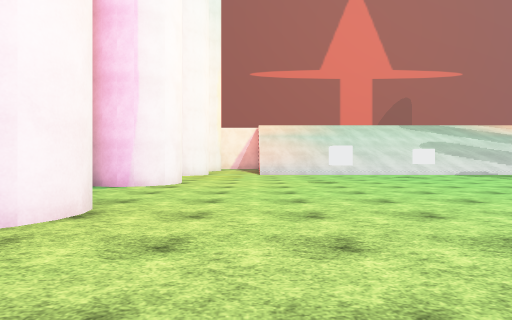
View 1 (above)

24 first-person views from a walk through a 3-D level made in the Unity game engine. The camera is 1.2 m above the floor, looks level and sees 75° across. The floor is counted in squares, 2 m on a side. Each view is taken from the middle of a square. On the plan, view 1 faces up. The plan holds only what a view shows up to about 10 squares ahead; the rest is blank. The place goes on beyond the plan. The player character is not drawn. Some surface patterns are stand-ins.

View 2
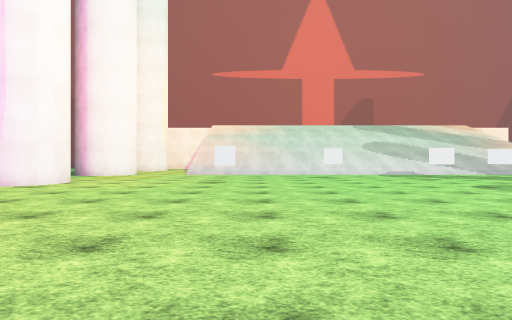

View 3
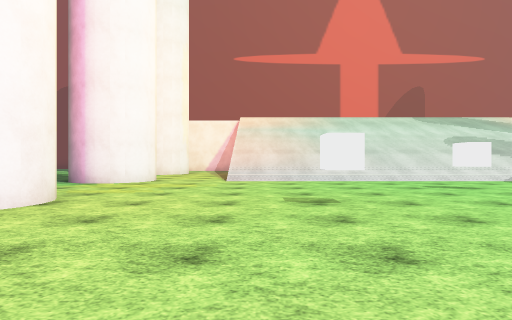

View 4
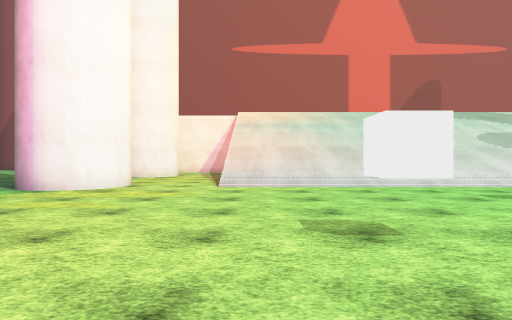

View 5
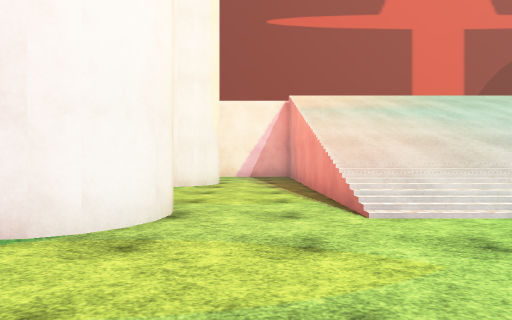

View 6
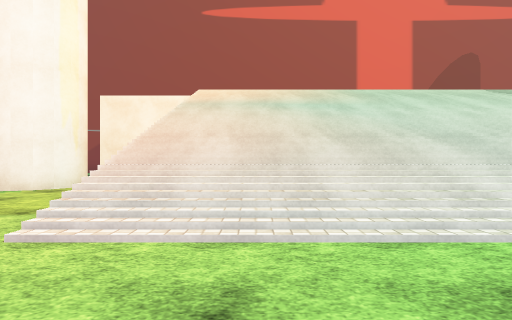

View 7
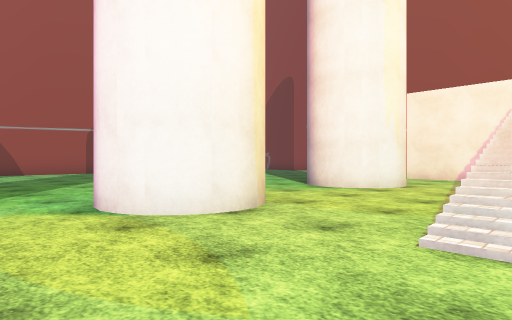

View 8
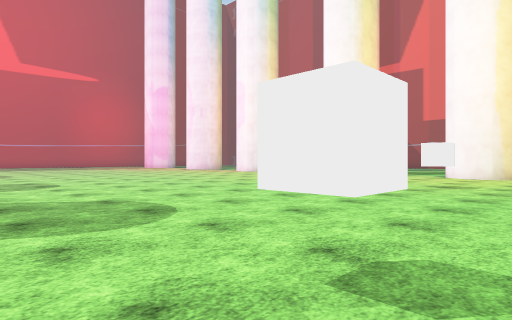

View 9
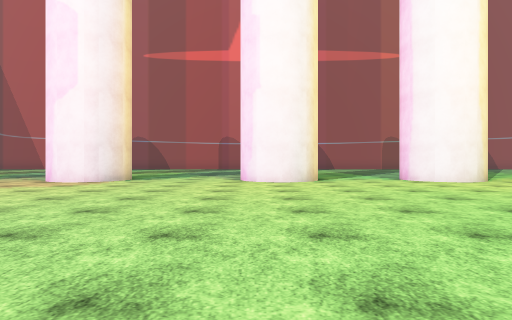

View 10
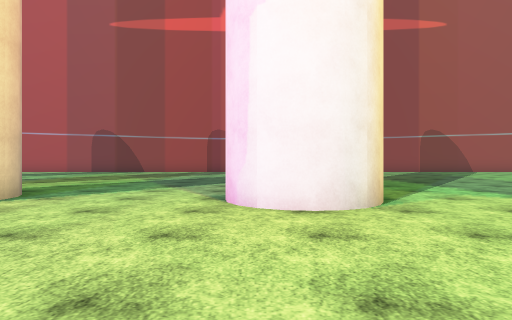

View 11
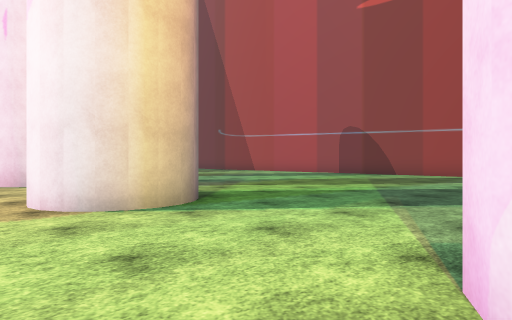

View 12
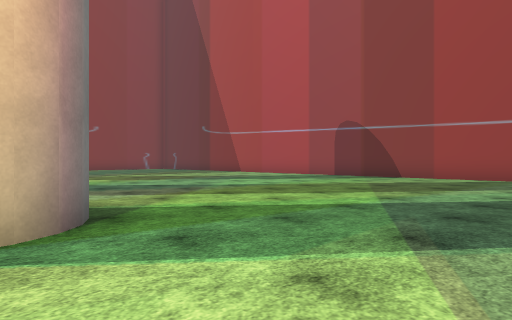

View 13
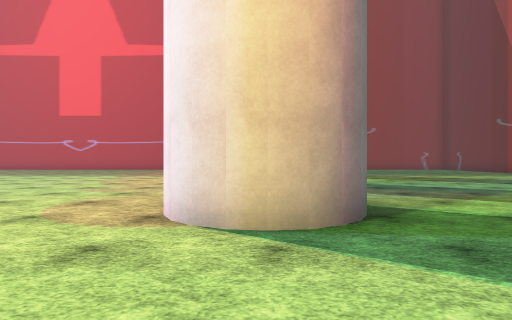

View 14
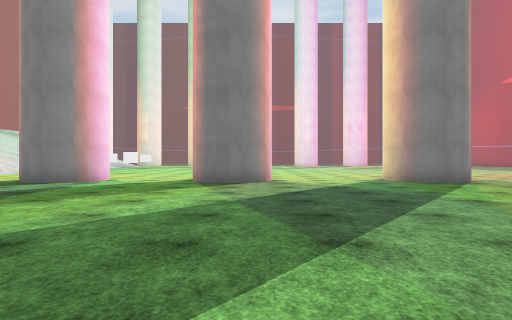

View 15
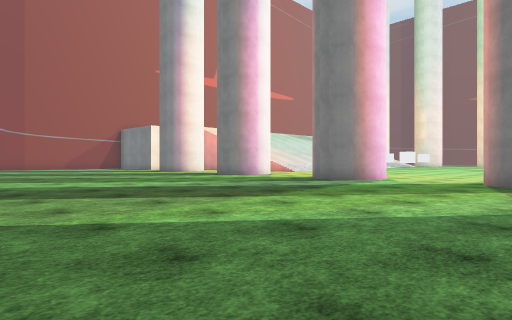

View 16
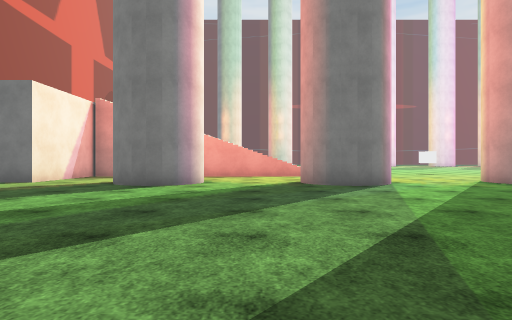

View 17
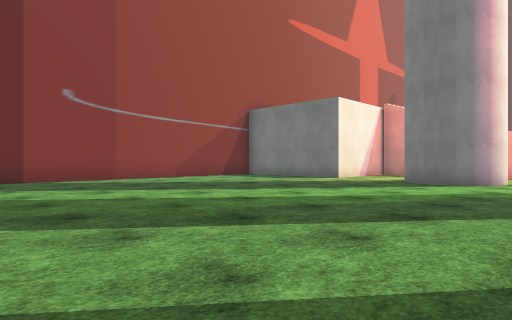

View 18
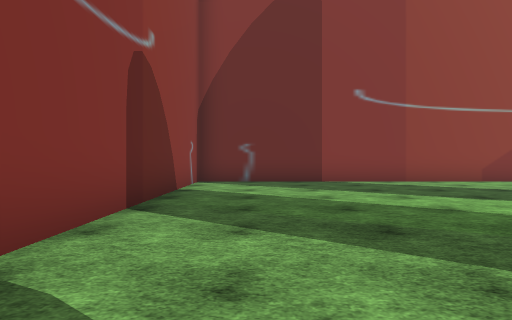

View 19
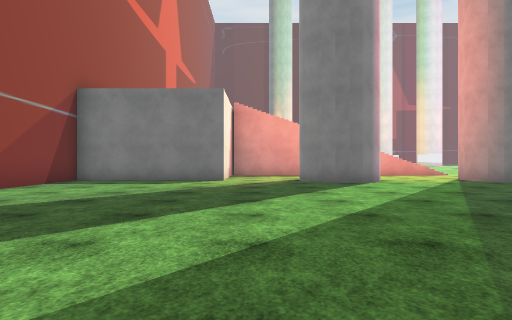

View 20
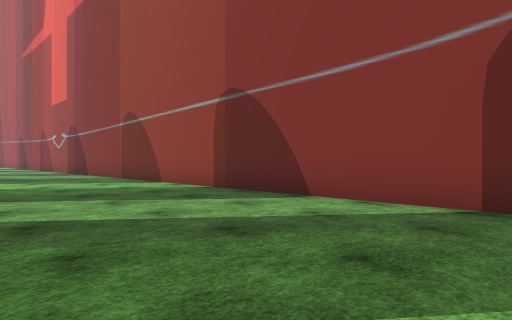

View 21
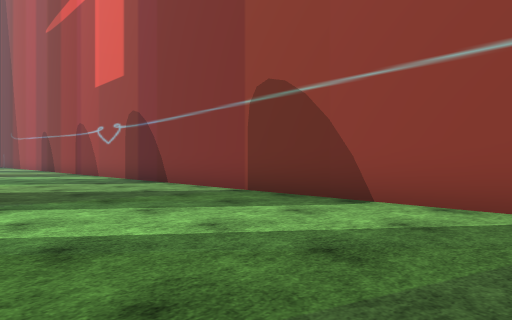

View 22
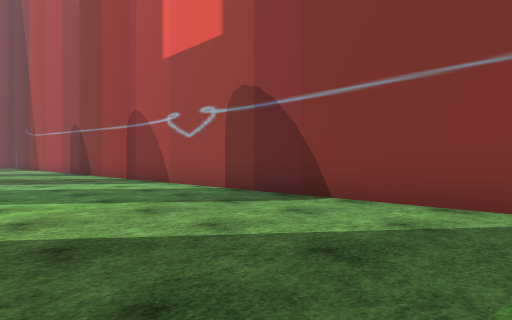

View 23
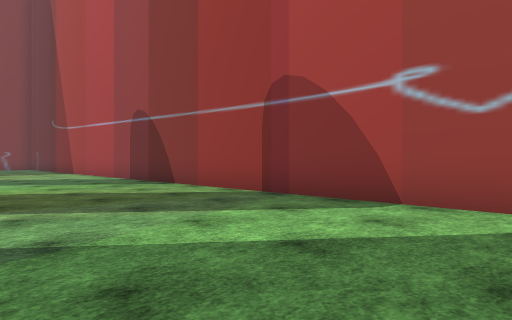

View 24
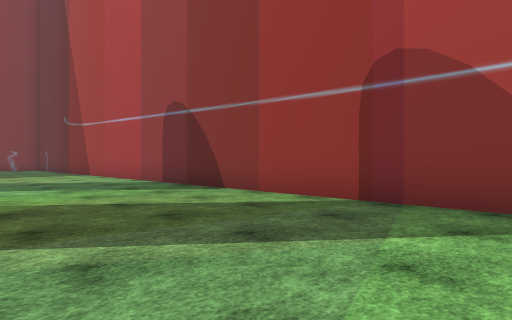

### Floor plan
Key: @ floor where view 1 was taken; # wall or solid block; . floor; / step, stairs or slope; v drop or lower ground; C white cube.
Columns run from 15 left of view 1 to 10 right of it. Each row starts with its distance up from view 1.
 27 #############
 26 #...........#
 25 #...........#
 24 #...........#
 23 #...........#
 22 #...........###
 21 #..............v/////////
 20 #..............v/////////
 19 #..........###.v////////
 18 #..........###.v////////
 17 #..............v///////
 16 #..............v////////
 15 #..............#////////
 14 #..........###./////////
 13 #..........###..........
 12 #......................
 11 #...................C.....
 10 #.......................C.
  9 #..........###...C........
  8 #..........###............
  7 #.........................
  6 #........................
  5 #........................
  4 #..........###...........
  3 #..........###...........
  2 #........................
  1 #........................
  0 #..............@....  ..
 -1 #...........#.....
 -2 #..........###...
 -3 #...........#....
 -4 #.................
 -5 #..........  .....
 -6 #.........  #......
 -7 #.........  ## .....
 -8   .. .....     .....

Positions as (right, up) in squares from view 1, and headings:
1: (0, 0), facing up
2: (3, 0), facing up
3: (1, 4), facing up
4: (1, 6), facing up
5: (-1, 10), facing up
6: (2, 11), facing up
7: (1, 11), facing up-left
8: (10, 11), facing down-left
9: (7, 3), facing left
10: (2, 3), facing left
11: (-1, 3), facing down-left
12: (-3, 2), facing down-left
13: (-3, 2), facing down
14: (-13, 3), facing right
15: (-13, 3), facing up-right
16: (-12, 16), facing right
17: (-13, 16), facing up-right
18: (-13, 17), facing up
19: (-13, 21), facing right
20: (-10, 22), facing down-left
21: (-10, 16), facing down-left
22: (-10, 11), facing down-left
23: (-10, 5), facing down-left
24: (-10, 3), facing down-left
